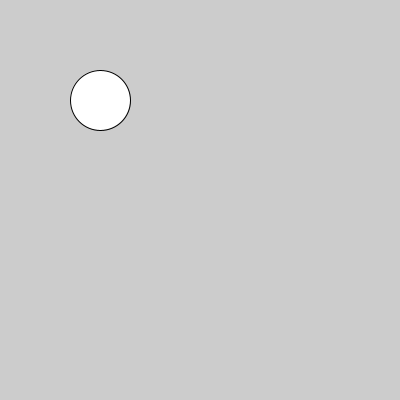
Frame 1 (no input)
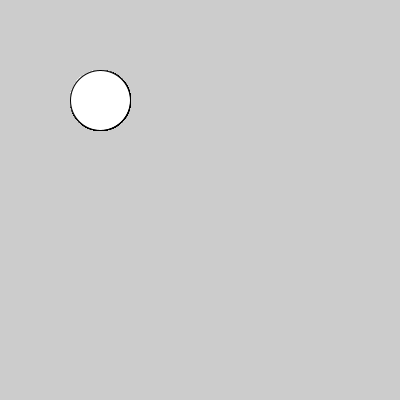
Frame 60 (the mouse pressed at the canvas centre just before this capture)
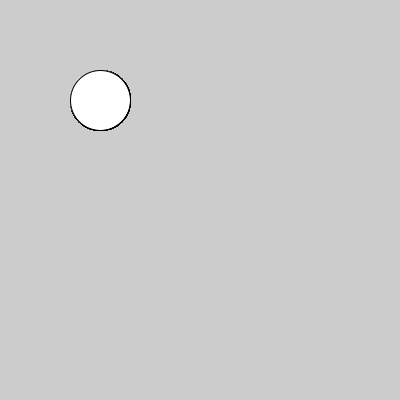
Frame 120 (the mouse held since frame 60 and released just before this capture)

The Processing sketch that drew these frames (run headless with seeded random() and noise(); from frame 60 on, the mouse is pressed at the canvas centre):

// Processing sketch: Ejemplo02
// ── Ejemplo02.pde
PVector posCirculo;

void  setup()
{
  size(400,400);
  posCirculo = new PVector(100,100);
  //float modulo = sqrt(pow(posCirculo.x,2) + pow(posCirculo.y,2) );
  float modulo = posCirculo.mag();
  println(modulo);
}

void draw()
{
  dibujarCirculo();
}

void dibujarCirculo()
{
  circle(posCirculo.x, posCirculo.y , 60);
}

// ── Circulo.pde
class Circulo
{
  //Atributos.
  
  
  //Constructores.

  //Métodos u operaciones.
  
  
}
